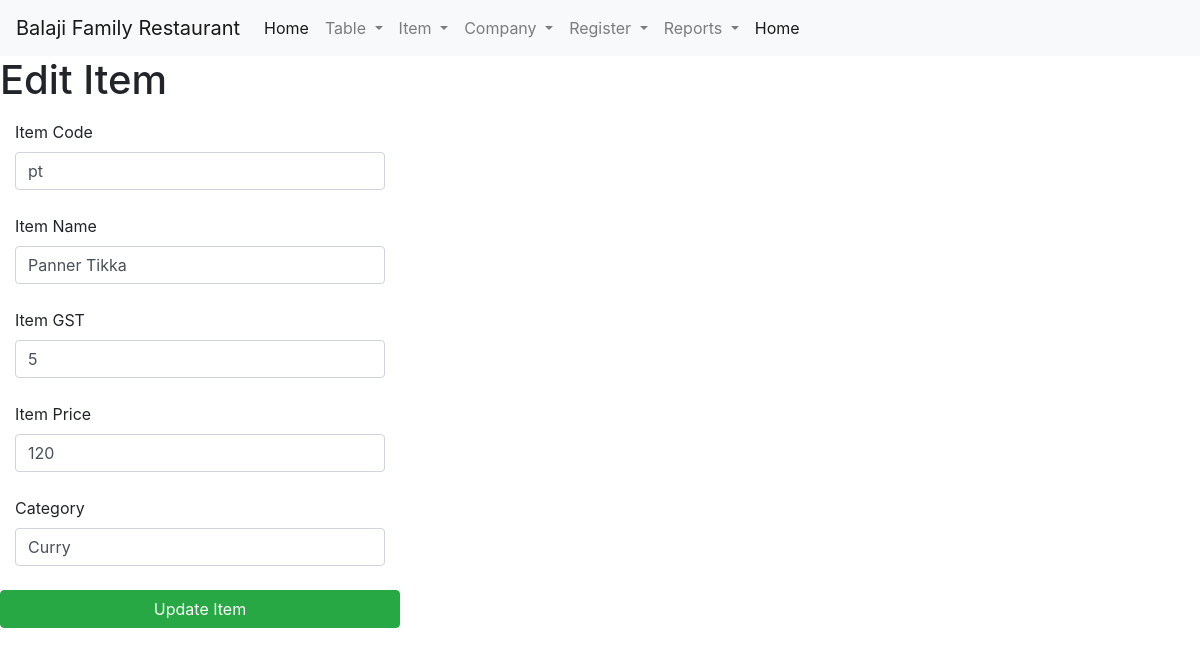
The app's page /edit_item/1 with its own data.
### food_app/models.py (models this page shows)
class AddItem(models.Model):
    Item_code=models.CharField(max_length=50,null=True)
    Item_name=models.CharField(max_length=50,null=True)
    Item_GST=models.CharField(max_length=50,null=True)
    Item_price=models.CharField(max_length=50,null=True)
    Category=models.CharField(max_length=50,null=True)

### food_app/views.py (the view, shortened to what this page needs)
# urls.py: path('edit_item/<int:pk>', views.edit_item, name='edit_item'),
def edit_item(request, pk):
    rdata = get_object_or_404(AddItem, id=pk)
    return render(request, 'edit_item.html', {'rdata': rdata})

### food_app/templates/edit_item.html (shortened to what this page needs)
<!DOCTYPE html>
<html lang="en">
<head>
    <link href="https://cdn.jsdelivr.net/npm/bootstrap@5.3.3/dist/css/bootstrap.min.css" rel="stylesheet">
    <link href="https://stackpath.bootstrapcdn.com/bootstrap/4.5.2/css/bootstrap.min.css" rel="stylesheet">
</head>
<body>
<nav class="navbar navbar-expand-lg navbar-light bg-light">
  <a class="navbar-brand" href="#">Balaji Family Restaurant</a>
  <div class="collapse navbar-collapse" id="navbarNavDropdown">
    <ul class="navbar-nav">
    <li class="nav-item active">
        <a class="nav-link" href="{% url 'admin_home' %}">Home</a>
      </li>
      <li class="nav-item dropdown">
        <a class="nav-link dropdown-toggle" href="#" id="navbarDropdownMenuLink" data-toggle="dropdown" aria-haspopup="true" aria-expanded="false">
          Table
        </a>
      </li>
      <li class="nav-item dropdown">
        <a class="nav-link dropdown-toggle" href="#" id="navbarDropdownMenuLink" data-toggle="dropdown" aria-haspopup="true" aria-expanded="false">
          Item
        </a>
      </li>
      <li class="nav-item dropdown">
        <a class="nav-link dropdown-toggle" href="#" id="navbarDropdownMenuLink" data-toggle="dropdown" aria-haspopup="true" aria-expanded="false">
          Company
        </a>
      </li>
        <li class="nav-item dropdown">
        <a class="nav-link dropdown-toggle" href="#" id="navbarDropdownMenuLink" role="button" data-bs-toggle="dropdown" aria-expanded="false">
          Register
        </a>
      </li>
        <li class="nav-item dropdown">
        <a class="nav-link dropdown-toggle" href="#" id="navbarDropdownMenuLink" role="button" data-bs-toggle="dropdown" aria-expanded="false">
          Reports
        </a>
      </li>
        <li class="nav-item active">
        <a class="nav-link" href="{% url 'index' %}">Home <span class="sr-only">Logout</span></a>
      </li>
    </ul>
  </div>
</nav>
<h1>Edit Item</h1>
<form method="post">
    <div class="col-md-4">
    <label>Item Code</label>
    <input type="text" name="t1" value="{{ rdata.Item_code }}" required class="form-control">
    <br>
    <label>Item Name</label>
    <input type="text" name="t2" value="{{ rdata.Item_name }}" required class="form-control">
    <br>
    <label>Item GST</label>
    <input type="text" name="t3" value="{{ rdata.Item_GST }}" required class="form-control">
    <br>
    <label>Item Price</label>
    <input type="text" name="t4" value="{{ rdata.Item_price }}" required class="form-control">
    <br>
    <label>Category</label>
    <input type="text" name="t5" value="{{ rdata.Category }}" required class="form-control">
    <br>
    </div>
    <input type="submit" value="Update Item" class="btn btn-success" style="width:400px;">
</form>
</body>
</html>

### records on screen
AddItem: t1 "pt", t2 "Panner Tikka", t3 "5", t4 "120", t5 "Curry"
